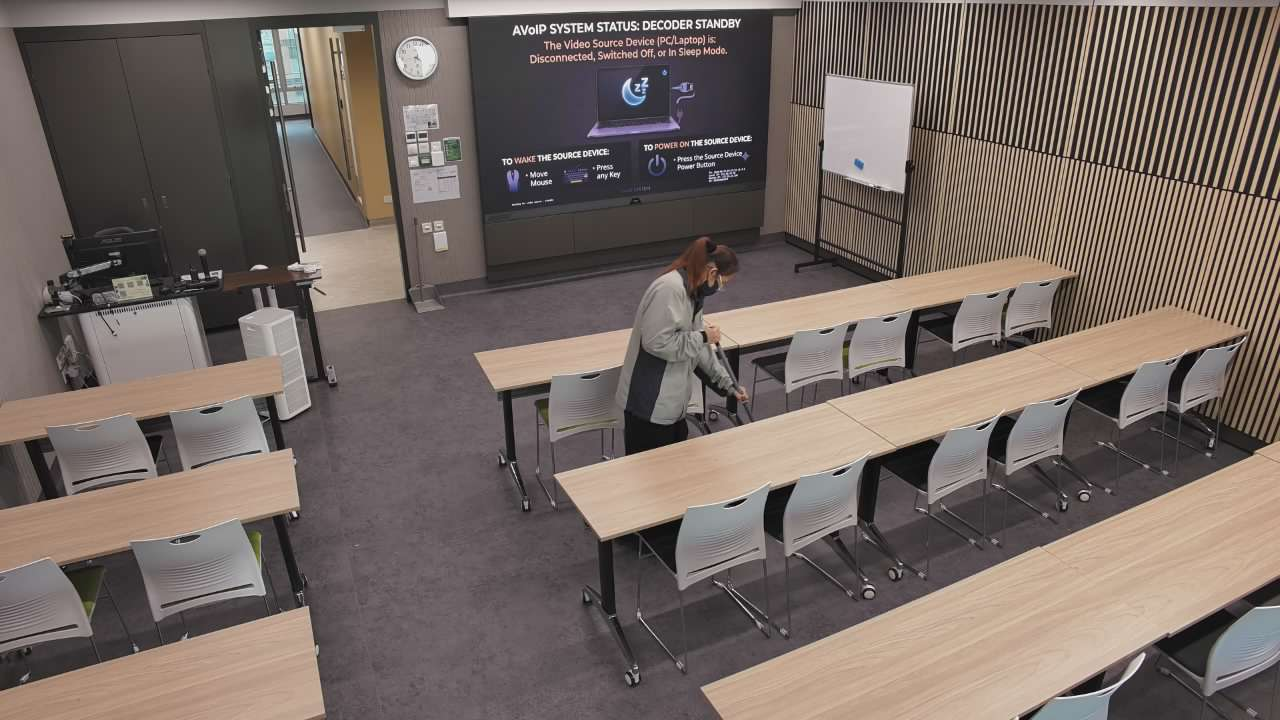
#> input picture [Buddy]/.workbuddy/tmp/live6b/g0.jpg, 1280 x 720 px, found by its file name
$ python r6_fine.py
#> lines starting #> are read from the running program, lines starting #| are printed output that depends on the picture
import numpy as np, os
from PIL import Image

D = r"C:\Work\Projects\ShekMun\[Buddy]\.workbuddy\tmp\live6b"
g0 = np.asarray(Image.open(os.path.join(D, 'g0.jpg')).convert('RGB'), dtype=np.float32)
lum = g0.mean(axis=2); br = g0[:,:,2]-g0[:,:,0]
#> after `lum = g0.mean(axis=2)`:
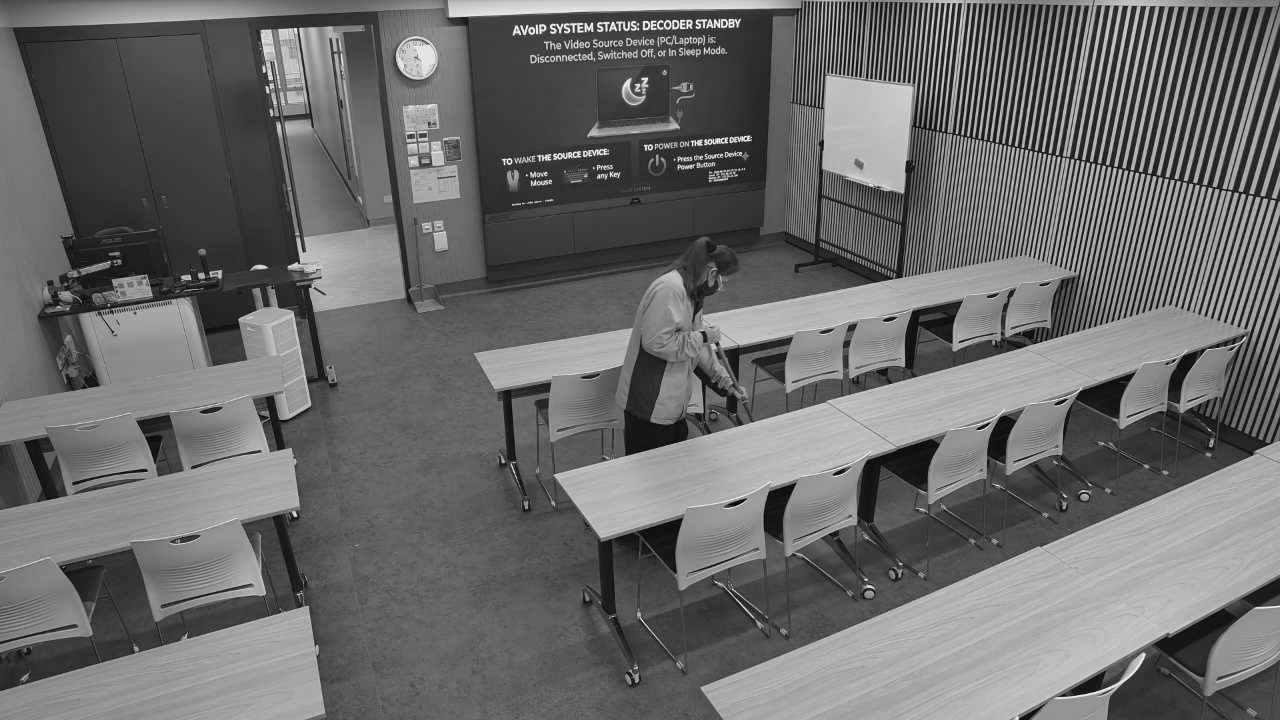
#> lum: shape (720, 1280) float32; min 0, max 255, mean 107.3
#> after `br = g0[:, :, 2] - g0[:, :, 0]`:
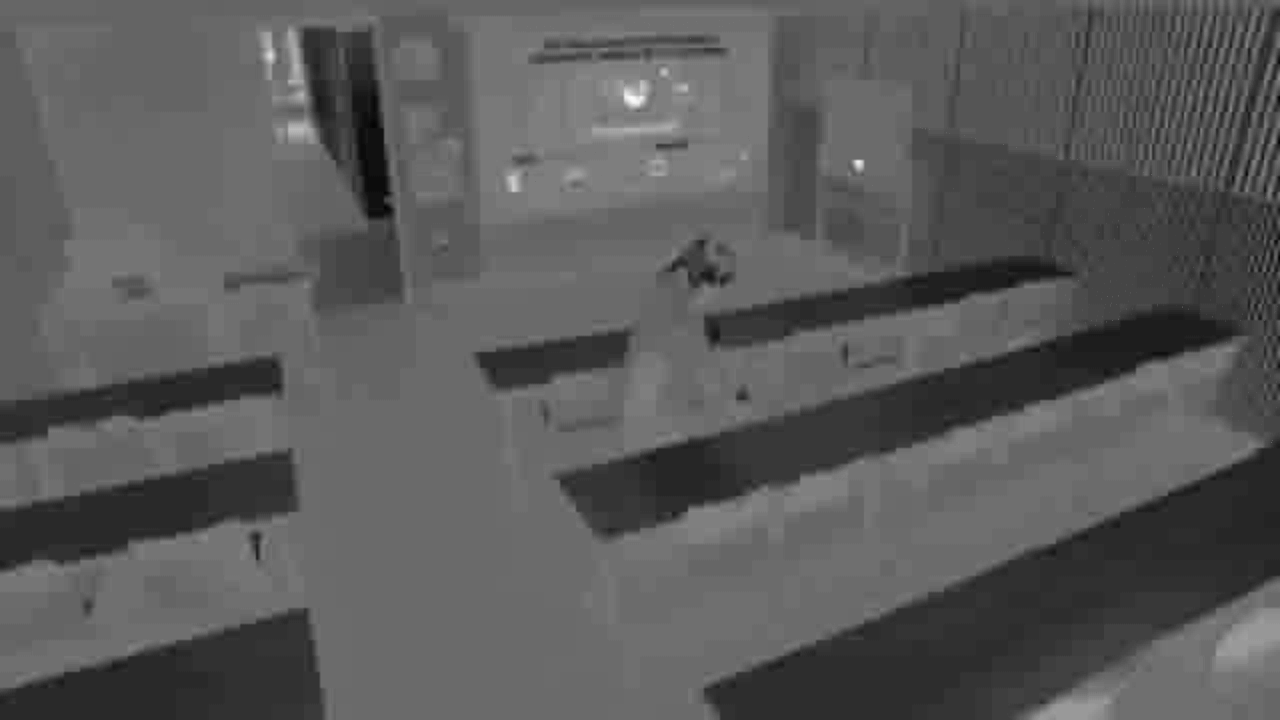
#> br: shape (720, 1280) float32; min -82, max 98, mean -18.1; drawn with min black and max white
sat = g0.max(axis=2)-g0.min(axis=2)
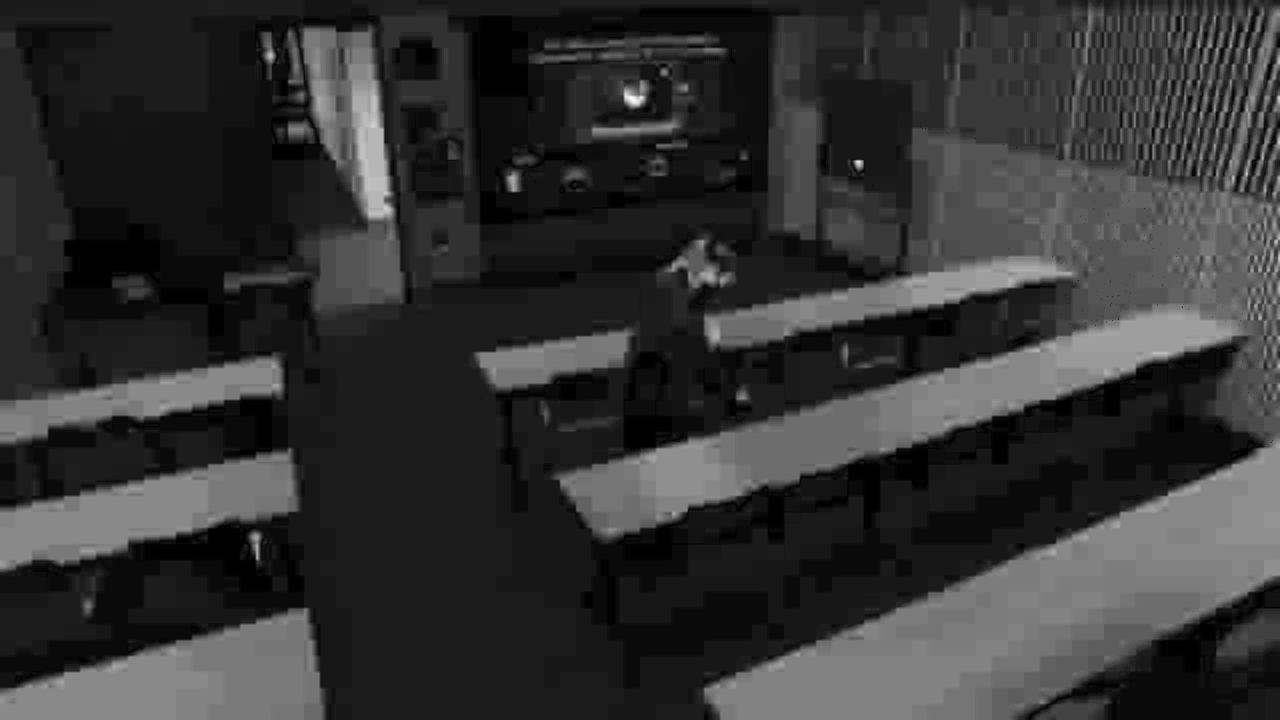
#> sat: shape (720, 1280) float32; min 0, max 98, mean 20.2; drawn with min black and max white

print("== fine x scan (470..490 and 755..780), rows y=20..190 ==")
for x in list(range(468, 492, 2)) + list(range(755, 782, 2)):
    c = slice(20,190)
    print("  x=%3d lum %6.1f  B-R %+7.1f  sat %5.1f" % (x, lum[c,x].mean(), br[c,x].mean(), sat[c,x].mean()))
#> this loop made 26 passes
#|   x=468 lum   87.3  B-R   -12.2  sat  12.3
#|   x=470 lum   78.8  B-R   -10.0  sat  10.0
#|   x=472 lum   71.3  B-R    -6.6  sat   6.7
#|   x=474 lum   65.6  B-R    -4.3  sat   4.6
#|   x=476 lum   60.0  B-R    -2.4  sat   2.8
#|   x=478 lum   57.1  B-R    -1.0  sat   3.8
#|   x=480 lum   56.6  B-R    +1.2  sat   2.0
#|   x=482 lum   57.2  B-R    +2.2  sat   2.8
#> (further printed lines are left out)

print("\n== fine y scan (4..24 and 188..212), cols x=480..760 ==")
for y in list(range(4, 26, 2)) + list(range(186, 214, 2)):
    c = slice(480,760)
    print("  y=%3d lum %6.1f  B-R %+7.1f  sat %5.1f" % (y, lum[y,c].mean(), br[y,c].mean(), sat[y,c].mean()))
#> this loop made 25 passes
#|   y=  4 lum  209.7  B-R   -10.0  sat  10.0
#|   y=  6 lum  215.4  B-R    -8.8  sat   8.8
#|   y=  8 lum  218.4  B-R    -6.5  sat   6.5
#|   y= 10 lum  165.8  B-R    -5.0  sat   5.0
#|   y= 12 lum  116.4  B-R    -4.3  sat   4.3
#|   y= 14 lum   84.9  B-R    -3.1  sat   5.6
#|   y= 16 lum   61.6  B-R    -2.7  sat   3.6
#|   y= 18 lum   59.8  B-R    -3.0  sat   4.1
#> (further printed lines are left out)

def stat(b, n):
#> called with b = (457, 8, 772, 225), n = 'mapped'
    p = g0[b[1]:b[3], b[0]:b[2]]
    l = p.mean(axis=2)
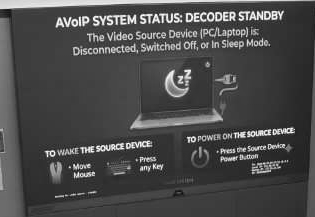
#> l: shape (217, 315) float32; min 2.33, max 255, mean 74.9
    print("%-24s box=%-20s lum %6.1f dark %5.3f B-R %+6.1f sat %5.1f ar %.4f" % (
        n, str(b), l.mean(), (l<95).mean(), (p[:,:,2]-p[:,:,0]).mean(),
        (p.max(axis=2)-p.min(axis=2)).mean(), (b[2]-b[0])/max(1,(b[3]-b[1]))))
#| mapped                   box=(457, 8, 772, 225)   lum   74.9 dark 0.835 B-R   +0.8 sat   9.9 ar 1.4516

stat((457,8,772,225), "mapped")
stat((474,12,765,196), "measured")
#> call 2 of stat, with b = (474, 12, 765, 196), n = 'measured'
#> in stat (call 2), `l = p.mean(axis=2)`:
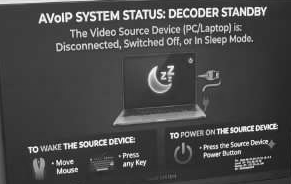
#> l: shape (184, 291) float32; min 2.33, max 255, mean 73.5
#| measured                 box=(474, 12, 765, 196)  lum   73.5 dark 0.859 B-R   +3.1 sat  10.2 ar 1.5815
stat((474,12,765,198), "measured y196-198 hmm")
#> call 3 of stat, with b = (474, 12, 765, 198), n = 'measured y196-198 hmm'
#> in stat (call 3), `p = g0[b[1]:b[3], b[0]:b[2]]`:
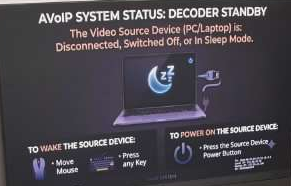
#> p: shape (186, 291, 3) float32; mean R, G, B 73.7, 69.4, 76.8
#> in stat (call 3), `l = p.mean(axis=2)`:
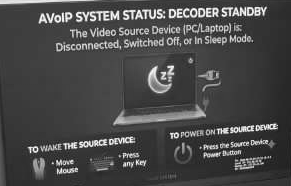
#> l: shape (186, 291) float32; min 2.33, max 255, mean 73.3
#| measured y196-198 hmm    box=(474, 12, 765, 198)  lum   73.3 dark 0.861 B-R   +3.1 sat  10.1 ar 1.5645
